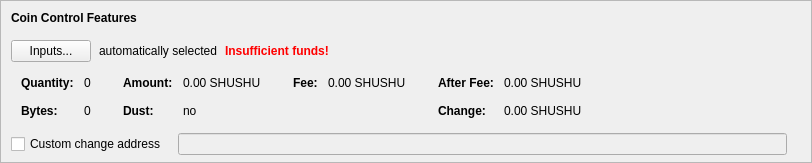
    <widget class="QFrame" name="frameCoinControl">
     <property name="sizePolicy">
      <sizepolicy hsizetype="Expanding" vsizetype="Expanding">
       <horstretch>0</horstretch>
       <verstretch>0</verstretch>
      </sizepolicy>
     </property>
     <property name="maximumSize">
      <size>
       <width>16777215</width>
       <height>16777215</height>
      </size>
     </property>
     <property name="frameShape">
      <enum>QFrame::StyledPanel</enum>
     </property>
     <property name="frameShadow">
      <enum>QFrame::Sunken</enum>
     </property>
     <layout class="QVBoxLayout" name="verticalLayoutCoinControl2">
      <property name="spacing">
       <number>0</number>
      </property>
      <property name="leftMargin">
       <number>0</number>
      </property>
      <property name="topMargin">
       <number>0</number>
      </property>
      <property name="rightMargin">
       <number>0</number>
      </property>
      <property name="bottomMargin">
       <number>6</number>
      </property>
      <item>
       <layout class="QVBoxLayout" name="verticalLayoutCoinControl" stretch="0,0,0,0,1">
        <property name="spacing">
         <number>0</number>
        </property>
        <property name="leftMargin">
         <number>10</number>
        </property>
        <property name="topMargin">
         <number>10</number>
        </property>
        <item>
         <layout class="QHBoxLayout" name="horizontalLayoutCoinControl1">
          <property name="bottomMargin">
           <number>15</number>
          </property>
          <item>
           <widget class="QLabel" name="labelCoinControlFeatures">
            <property name="sizePolicy">
             <sizepolicy hsizetype="Preferred" vsizetype="Maximum">
              <horstretch>0</horstretch>
              <verstretch>0</verstretch>
             </sizepolicy>
            </property>
            <property name="font">
             <font>
              <weight>75</weight>
              <bold>true</bold>
             </font>
            </property>
            <property name="styleSheet">
             <string notr="true">font-weight:bold;</string>
            </property>
            <property name="text">
             <string>Coin Control Features</string>
            </property>
           </widget>
          </item>
         </layout>
        </item>
        <item>
         <layout class="QHBoxLayout" name="horizontalLayoutCoinControl2" stretch="0,0,0,0">
          <property name="spacing">
           <number>8</number>
          </property>
          <property name="bottomMargin">
           <number>10</number>
          </property>
          <item>
           <widget class="QPushButton" name="pushButtonCoinControl">
            <property name="styleSheet">
             <string notr="true"/>
            </property>
            <property name="text">
             <string>Inputs...</string>
            </property>
            <property name="autoDefault">
             <bool>false</bool>
            </property>
           </widget>
          </item>
          <item>
           <widget class="QLabel" name="labelCoinControlAutomaticallySelected">
            <property name="text">
             <string>automatically selected</string>
            </property>
            <property name="margin">
             <number>5</number>
            </property>
           </widget>
          </item>
          <item>
           <widget class="QLabel" name="labelCoinControlInsuffFunds">
            <property name="font">
             <font>
              <weight>75</weight>
              <bold>true</bold>
             </font>
            </property>
            <property name="styleSheet">
             <string notr="true">color:red;font-weight:bold;</string>
            </property>
            <property name="text">
             <string>Insufficient funds!</string>
            </property>
            <property name="margin">
             <number>5</number>
            </property>
           </widget>
          </item>
          <item>
           <spacer name="horizontalSpacerCoinControl">
            <property name="orientation">
             <enum>Qt::Horizontal</enum>
            </property>
            <property name="sizeHint" stdset="0">
             <size>
              <width>40</width>
              <height>1</height>
             </size>
            </property>
           </spacer>
          </item>
         </layout>
        </item>
        <item>
         <widget class="QWidget" name="widgetCoinControl" native="true">
          <property name="sizePolicy">
           <sizepolicy hsizetype="Preferred" vsizetype="Preferred">
            <horstretch>0</horstretch>
            <verstretch>0</verstretch>
           </sizepolicy>
          </property>
          <property name="minimumSize">
           <size>
            <width>0</width>
            <height>0</height>
           </size>
          </property>
          <property name="styleSheet">
           <string notr="true"/>
          </property>
          <layout class="QHBoxLayout" name="horizontalLayoutCoinControl5">
           <property name="leftMargin">
            <number>0</number>
           </property>
           <property name="topMargin">
            <number>0</number>
           </property>
           <property name="rightMargin">
            <number>0</number>
           </property>
           <property name="bottomMargin">
            <number>0</number>
           </property>
           <item>
            <layout class="QHBoxLayout" name="horizontalLayoutCoinControl3" stretch="0,0,0,1">
             <property name="spacing">
              <number>20</number>
             </property>
             <property name="topMargin">
              <number>0</number>
             </property>
             <property name="bottomMargin">
              <number>10</number>
             </property>
             <item>
              <layout class="QFormLayout" name="formLayoutCoinControl1">
               <property name="horizontalSpacing">
                <number>10</number>
               </property>
               <property name="verticalSpacing">
                <number>14</number>
               </property>
               <property name="leftMargin">
                <number>10</number>
               </property>
               <property name="topMargin">
                <number>4</number>
               </property>
               <property name="rightMargin">
                <number>6</number>
               </property>
               <item row="0" column="0">
                <widget class="QLabel" name="labelCoinControlQuantityText">
                 <property name="font">
                  <font>
                   <weight>75</weight>
                   <bold>true</bold>
                  </font>
                 </property>
                 <property name="text">
                  <string>Quantity:</string>
                 </property>
                 <property name="margin">
                  <number>0</number>
                 </property>
                </widget>
               </item>
               <item row="0" column="1">
                <widget class="QLabel" name="labelCoinControlQuantity">
                 <property name="cursor">
                  <cursorShape>IBeamCursor</cursorShape>
                 </property>
                 <property name="contextMenuPolicy">
                  <enum>Qt::ActionsContextMenu</enum>
                 </property>
                 <property name="text">
                  <string notr="true">0</string>
                 </property>
                 <property name="margin">
                  <number>0</number>
                 </property>
                 <property name="textInteractionFlags">
                  <set>Qt::LinksAccessibleByMouse|Qt::TextSelectableByKeyboard|Qt::TextSelectableByMouse</set>
                 </property>
                </widget>
               </item>
               <item row="1" column="0">
                <widget class="QLabel" name="labelCoinControlBytesText">
                 <property name="font">
                  <font>
                   <weight>75</weight>
                   <bold>true</bold>
                  </font>
                 </property>
                 <property name="text">
                  <string>Bytes:</string>
                 </property>
                </widget>
               </item>
               <item row="1" column="1">
                <widget class="QLabel" name="labelCoinControlBytes">
                 <property name="cursor">
                  <cursorShape>IBeamCursor</cursorShape>
                 </property>
                 <property name="contextMenuPolicy">
                  <enum>Qt::ActionsContextMenu</enum>
                 </property>
                 <property name="text">
                  <string notr="true">0</string>
                 </property>
                 <property name="textInteractionFlags">
                  <set>Qt::LinksAccessibleByMouse|Qt::TextSelectableByKeyboard|Qt::TextSelectableByMouse</set>
                 </property>
                </widget>
               </item>
              </layout>
             </item>
             <item>
              <layout class="QFormLayout" name="formLayoutCoinControl2">
               <property name="horizontalSpacing">
                <number>10</number>
               </property>
               <property name="verticalSpacing">
                <number>14</number>
               </property>
               <property name="leftMargin">
                <number>6</number>
               </property>
               <property name="topMargin">
                <number>4</number>
               </property>
               <property name="rightMargin">
                <number>6</number>
               </property>
               <item row="0" column="0">
                <widget class="QLabel" name="labelCoinControlAmountText">
                 <property name="font">
                  <font>
                   <weight>75</weight>
                   <bold>true</bold>
                  </font>
                 </property>
                 <property name="text">
                  <string>Amount:</string>
                 </property>
                 <property name="margin">
                  <number>0</number>
                 </property>
                </widget>
               </item>
               <item row="0" column="1">
                <widget class="QLabel" name="labelCoinControlAmount">
                 <property name="cursor">
                  <cursorShape>IBeamCursor</cursorShape>
                 </property>
                 <property name="contextMenuPolicy">
                  <enum>Qt::ActionsContextMenu</enum>
                 </property>
                 <property name="text">
                  <string notr="true">0.00 SHUSHU</string>
                 </property>
                 <property name="textInteractionFlags">
                  <set>Qt::LinksAccessibleByMouse|Qt::TextSelectableByKeyboard|Qt::TextSelectableByMouse</set>
                 </property>
                </widget>
               </item>
               <item row="1" column="0">
                <widget class="QLabel" name="labelCoinControlLowOutputText">
                 <property name="font">
                  <font>
                   <weight>75</weight>
                   <bold>true</bold>
                  </font>
                 </property>
                 <property name="text">
                  <string>Dust:</string>
                 </property>
                </widget>
               </item>
               <item row="1" column="1">
                <widget class="QLabel" name="labelCoinControlLowOutput">
                 <property name="cursor">
                  <cursorShape>IBeamCursor</cursorShape>
                 </property>
                 <property name="contextMenuPolicy">
                  <enum>Qt::ActionsContextMenu</enum>
                 </property>
                 <property name="text">
                  <string notr="true">no</string>
                 </property>
                 <property name="textInteractionFlags">
                  <set>Qt::LinksAccessibleByMouse|Qt::TextSelectableByKeyboard|Qt::TextSelectableByMouse</set>
                 </property>
                </widget>
               </item>
              </layout>
             </item>
             <item>
              <layout class="QFormLayout" name="formLayoutCoinControl3">
               <property name="horizontalSpacing">
                <number>10</number>
               </property>
               <property name="verticalSpacing">
                <number>14</number>
               </property>
               <property name="leftMargin">
                <number>6</number>
               </property>
               <property name="topMargin">
                <number>4</number>
               </property>
               <property name="rightMargin">
                <number>6</number>
               </property>
               <item row="0" column="0">
                <widget class="QLabel" name="labelCoinControlFeeText">
                 <property name="font">
                  <font>
                   <weight>75</weight>
                   <bold>true</bold>
                  </font>
                 </property>
                 <property name="text">
                  <string>Fee:</string>
                 </property>
                 <property name="margin">
                  <number>0</number>
                 </property>
                </widget>
               </item>
               <item row="0" column="1">
                <widget class="QLabel" name="labelCoinControlFee">
                 <property name="cursor">
                  <cursorShape>IBeamCursor</cursorShape>
                 </property>
                 <property name="contextMenuPolicy">
                  <enum>Qt::ActionsContextMenu</enum>
                 </property>
                 <property name="text">
                  <string notr="true">0.00 SHUSHU</string>
                 </property>
                 <property name="textInteractionFlags">
                  <set>Qt::LinksAccessibleByMouse|Qt::TextSelectableByKeyboard|Qt::TextSelectableByMouse</set>
                 </property>
                </widget>
               </item>
              </layout>
             </item>
             <item>
              <layout class="QFormLayout" name="formLayoutCoinControl4">
               <property name="horizontalSpacing">
                <number>10</number>
               </property>
               <property name="verticalSpacing">
                <number>14</number>
               </property>
               <property name="leftMargin">
                <number>6</number>
               </property>
               <property name="topMargin">
                <number>4</number>
               </property>
               <property name="rightMargin">
                <number>6</number>
               </property>
               <item row="0" column="0">
                <widget class="QLabel" name="labelCoinControlAfterFeeText">
                 <property name="font">
                  <font>
                   <weight>75</weight>
                   <bold>true</bold>
                  </font>
                 </property>
                 <property name="text">
                  <string>After Fee:</string>
                 </property>
                 <property name="margin">
                  <number>0</number>
                 </property>
                </widget>
               </item>
               <item row="0" column="1">
                <widget class="QLabel" name="labelCoinControlAfterFee">
                 <property name="cursor">
                  <cursorShape>IBeamCursor</cursorShape>
                 </property>
                 <property name="contextMenuPolicy">
                  <enum>Qt::ActionsContextMenu</enum>
                 </property>
                 <property name="text">
                  <string notr="true">0.00 SHUSHU</string>
                 </property>
                 <property name="textInteractionFlags">
                  <set>Qt::LinksAccessibleByMouse|Qt::TextSelectableByKeyboard|Qt::TextSelectableByMouse</set>
                 </property>
                </widget>
               </item>
               <item row="1" column="0">
                <widget class="QLabel" name="labelCoinControlChangeText">
                 <property name="font">
                  <font>
                   <weight>75</weight>
                   <bold>true</bold>
                  </font>
                 </property>
                 <property name="text">
                  <string>Change:</string>
                 </property>
                </widget>
               </item>
               <item row="1" column="1">
                <widget class="QLabel" name="labelCoinControlChange">
                 <property name="cursor">
                  <cursorShape>IBeamCursor</cursorShape>
                 </property>
                 <property name="contextMenuPolicy">
                  <enum>Qt::ActionsContextMenu</enum>
                 </property>
                 <property name="text">
                  <string notr="true">0.00 SHUSHU</string>
                 </property>
                 <property name="textInteractionFlags">
                  <set>Qt::LinksAccessibleByMouse|Qt::TextSelectableByKeyboard|Qt::TextSelectableByMouse</set>
                 </property>
                </widget>
               </item>
              </layout>
             </item>
            </layout>
           </item>
          </layout>
         </widget>
        </item>
        <item>
         <layout class="QHBoxLayout" name="horizontalLayoutCoinControl4" stretch="0,0,0">
          <property name="spacing">
           <number>12</number>
          </property>
          <property name="sizeConstraint">
           <enum>QLayout::SetDefaultConstraint</enum>
          </property>
          <property name="topMargin">
           <number>5</number>
          </property>
          <property name="rightMargin">
           <number>5</number>
          </property>
          <item>
           <widget class="QCheckBox" name="checkBoxCoinControlChange">
            <property name="toolTip">
             <string>If this is activated, but the change address is empty or invalid, change will be sent to a newly generated address.</string>
            </property>
            <property name="text">
             <string>Custom change address</string>
            </property>
           </widget>
          </item>
          <item>
           <widget class="QValidatedLineEdit" name="lineEditCoinControlChange">
            <property name="enabled">
             <bool>false</bool>
            </property>
            <property name="sizePolicy">
             <sizepolicy hsizetype="Expanding" vsizetype="Fixed">
              <horstretch>0</horstretch>
              <verstretch>0</verstretch>
             </sizepolicy>
            </property>
           </widget>
          </item>
          <item>
           <widget class="QLabel" name="labelCoinControlChangeLabel">
            <property name="sizePolicy">
             <sizepolicy hsizetype="Preferred" vsizetype="Expanding">
              <horstretch>0</horstretch>
              <verstretch>0</verstretch>
             </sizepolicy>
            </property>
            <property name="minimumSize">
             <size>
              <width>0</width>
              <height>0</height>
             </size>
            </property>
            <property name="text">
             <string/>
            </property>
            <property name="margin">
             <number>3</number>
            </property>
           </widget>
          </item>
         </layout>
        </item>
        <item>
         <spacer name="verticalSpacerCoinControl">
          <property name="orientation">
           <enum>Qt::Vertical</enum>
          </property>
          <property name="sizeHint" stdset="0">
           <size>
            <width>800</width>
            <height>1</height>
           </size>
          </property>
         </spacer>
        </item>
       </layout>
      </item>
     </layout>
    </widget>
